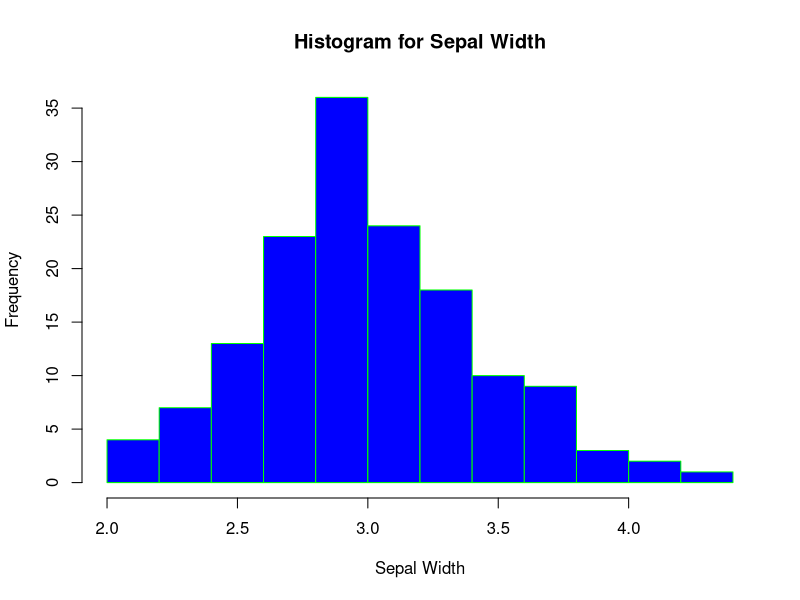
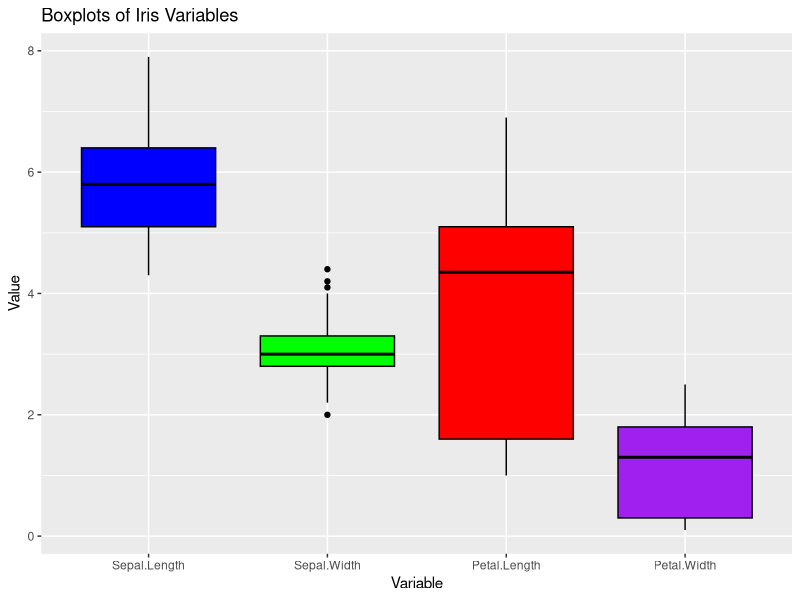
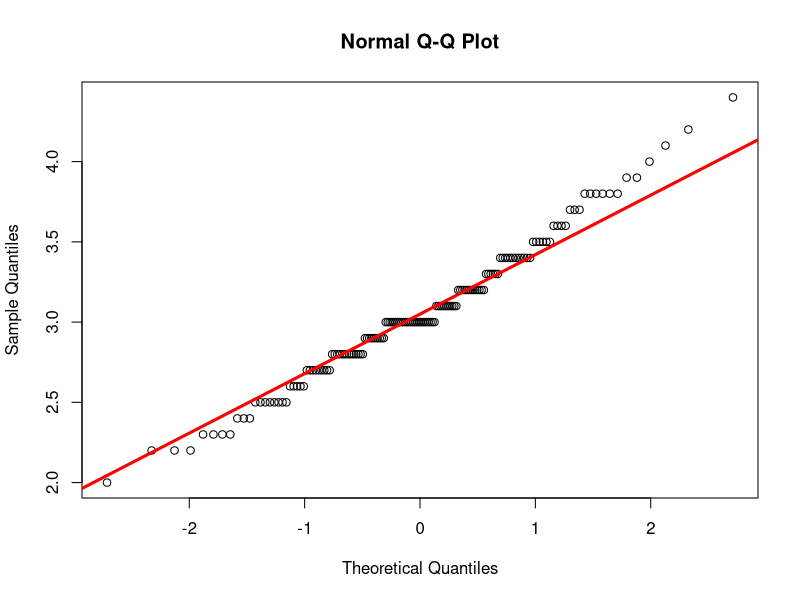
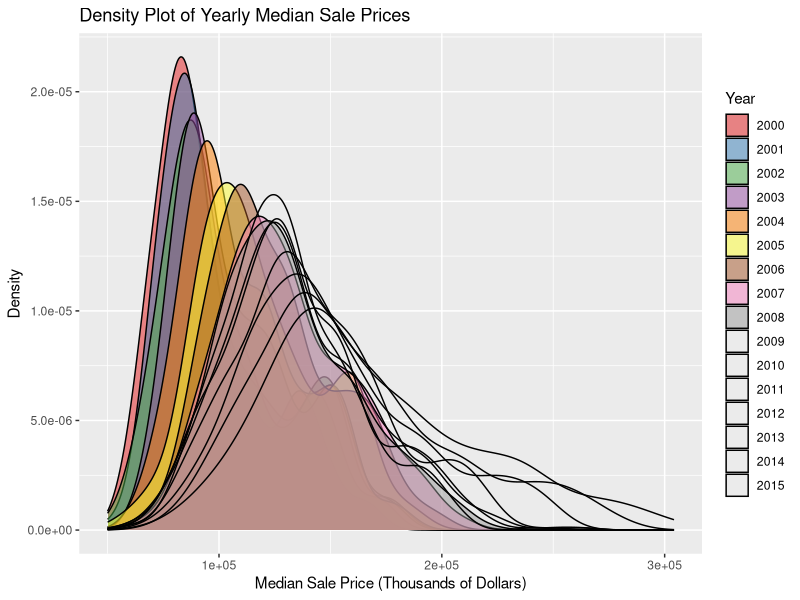
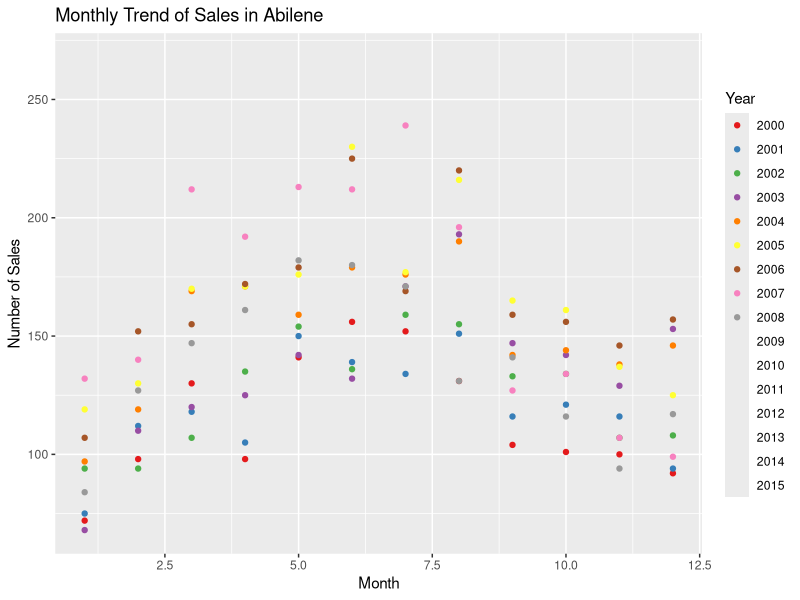

These charts were generated, in order, by the following R code:
## TASK 1

#Q1. To compute the mean, median, and mode of sepal width in the iris dataset, you can use the following code:

# Load the iris dataset
data(iris)

# Compute the mean, median and mode of sepal width
mean_sw <- mean(iris$Sepal.Width)
median_sw <- median(iris$Sepal.Width)
mode_sw <- names(sort(-table(iris$Sepal.Width)))[1]

# Print the results
cat("Mean Sepal Width:", mean_sw, "\n")
cat("Median Sepal Width:", median_sw, "\n")
cat("Mode Sepal Width:", mode_sw, "\n")


#Q2. To calculate the minimum, maximum and range of sepal width, you can use the following code:

# Calculate the minimum, maximum and range of sepal width
min_sw <- min(iris$Sepal.Width)
max_sw <- max(iris$Sepal.Width)
range_sw <- max_sw - min_sw

# Print the results
cat("Minimum Sepal Width:", min_sw, "\n")
cat("Maximum Sepal Width:", max_sw, "\n")
cat("Range of Sepal Width:", range_sw, "\n")


#Q3. To calculate the interquartile range (IQR) of sepal width and the first and third quartiles, you can use the following code:

# Calculate the interquartile range and quartiles of sepal width
iqr_sw <- IQR(iris$Sepal.Width)
quartiles_sw <- quantile(iris$Sepal.Width, probs = c(0.25, 0.75))

# Print the results
cat("IQR of Sepal Width:", iqr_sw, "\n")
cat("Quartiles of Sepal Width:", quartiles_sw, "\n")

#Q4. To show the minimum, maximum, mean, median, and first and third quartiles all at once for sepal width, you can use the following code:

# Calculate summary statistics for sepal width
summary_sw <- summary(iris$Sepal.Width)

# Print the results
cat("Summary statistics for Sepal Width:\n", summary_sw)

#Q5. To compute the mean and quartiles of each numeric column in the iris dataset using the sapply function, you can use the following code:

# Compute mean and quartiles of each numeric column
stats <- sapply(iris[, 1:4], function(x) c(mean = mean(x), quartiles = quantile(x, probs = c(0.25, 0.5, 0.75))))

# Print the results
cat("Summary statistics for each numeric column:\n", stats)

#Q6: To create a histogram for sepal width with the specified arguments, you can use the following code:

# Create a histogram for sepal width
hist(iris$Sepal.Width,
     main = "Histogram for Sepal Width",
     xlab = "Sepal Width",
     border = "green",
     col = "blue")

#Q7. Use function ggplot() to create one plot containing four boxplots of sepal length, sepal width, petal length and petal width using 4 different colours

# Load the ggplot2 library
# Load the ggplot2 and reshape2 libraries
install.packages("reshape2")
library(ggplot2)
library(reshape2)

# Create a data frame with the four variables
data <- iris[, c("Sepal.Length", "Sepal.Width", "Petal.Length", "Petal.Width")]

# Create the plot with four boxplots
ggplot(melt(data), aes(x = variable, y = value)) +
  geom_boxplot(fill = c("blue", "green", "red", "purple"), color = "black") +
  labs(title = "Boxplots of Iris Variables",
       x = "Variable",
       y = "Value")



#Q8. Use qqnorm() and qqplot() to create a QQ plot for sepal width. You will need to: set the reference line colour as red, and its width as 3)

qqnorm(iris$Sepal.Width)
qqline(iris$Sepal.Width, col = "red", lwd = 3)


#The QQ plot compares the distribution of the sepal width variable to a normal distribution. The points on the plot represent the observed values of sepal width, and the line represents the expected values of sepal width if it were normally distributed.

#If the points on the plot closely follow the line, then the sepal width variable can be considered approximately normally distributed. If the points deviate significantly from the line, then the sepal width variable may not be normally distributed.

#Therefore, based on the QQ plot generated, we can determine whether or not sepal width is normally distributed.


  
#TASK 2


#Q1. Choose the right function to display the structure and the summary statistics of the dataset txhousing, and then briefly describe this dataset (data structure, number of variables, meaning of each variable, number of records,) using your own words.



# Load the ggplot2 library
library(ggplot2)

# View the structure of the txhousing dataset
str(ggplot2::txhousing)

# View the summary statistics of the txhousing dataset
summary(ggplot2::txhousing)


#The txhousing dataset is a built-in dataset in the ggplot2 package. It contains information on the sales of houses in Texas from 2000 to 2008. The dataset has 8 variables and 8604 records.

#Here is a brief description of each variable in the txhousing dataset:

#city: The name of the city where the house is located.
#year: The year in which the house was sold.
#month: The month in which the house was sold.
#sales: The number of houses sold in that month in that city.
#volume: The total volume of houses sold in that month in that city (in millions of dollars).
#median: The median price of the houses sold in that month in that city (in thousands of dollars).
#list: The average list price of the houses for sale in that month in that city (in thousands of dollars).
#age: The median age of the houses sold in that month in that city (in years).
#The dataset is in a data frame format and can be accessed using the ggplot2::txhousing command. The structure of the dataset shows the number of variables, the data type of each variable, and the first few observations of the dataset. The summary statistics provide information about the central tendency, spread, and shape of each variable in the dataset.

#Q2. Convert the data structure of variable ‘year’ into factor and then using geom_density() to show a density plot of yearly median sale prices with colour indicating different years and interpret the resulting plot.'''

# Install ggplot2 package (if not installed)
install.packages("ggplot2")

# Load ggplot2 package
library(ggplot2)


# Convert the year variable to a factor
txhousing$year <- factor(txhousing$year)

# Create a density plot of yearly median sale prices
ggplot(txhousing, aes(x = median, fill = year)) +
  geom_density(alpha = 0.5) +
  scale_fill_brewer(palette = "Set1") +
  labs(title = "Density Plot of Yearly Median Sale Prices",
       x = "Median Sale Price (Thousands of Dollars)",
       y = "Density",
       fill = "Year")

#Q3. Plot and explain: What is the monthly trend of sales in the city of ‘Abilene’? If you were to buy a house in Abilene, what is the best/worst month to check the housing market inAbilene?


library(ggplot2)
library(tidyverse)

# Load the txhousing dataset
df <- ggplot2::txhousing

# Filter the dataset to keep only records for Abilene
abilene_sales <- filter(df, city == "Abilene")

# Convert the time-series object to a data frame
abilene_sales_df <- as.data.frame(abilene_sales)

# Convert the year variable to a factor
abilene_sales_df$year <- factor(abilene_sales_df$year)

# Create a line plot of monthly sales in Abilene
ggplot(abilene_sales_df, aes(x = month, y = sales, group = 1, color = year)) +
  geom_point() +
  scale_color_brewer(palette = "Set1") +
  labs(title = "Monthly Trend of Sales in Abilene",
       x = "Month",
       y = "Number of Sales",
       color = "Year")





